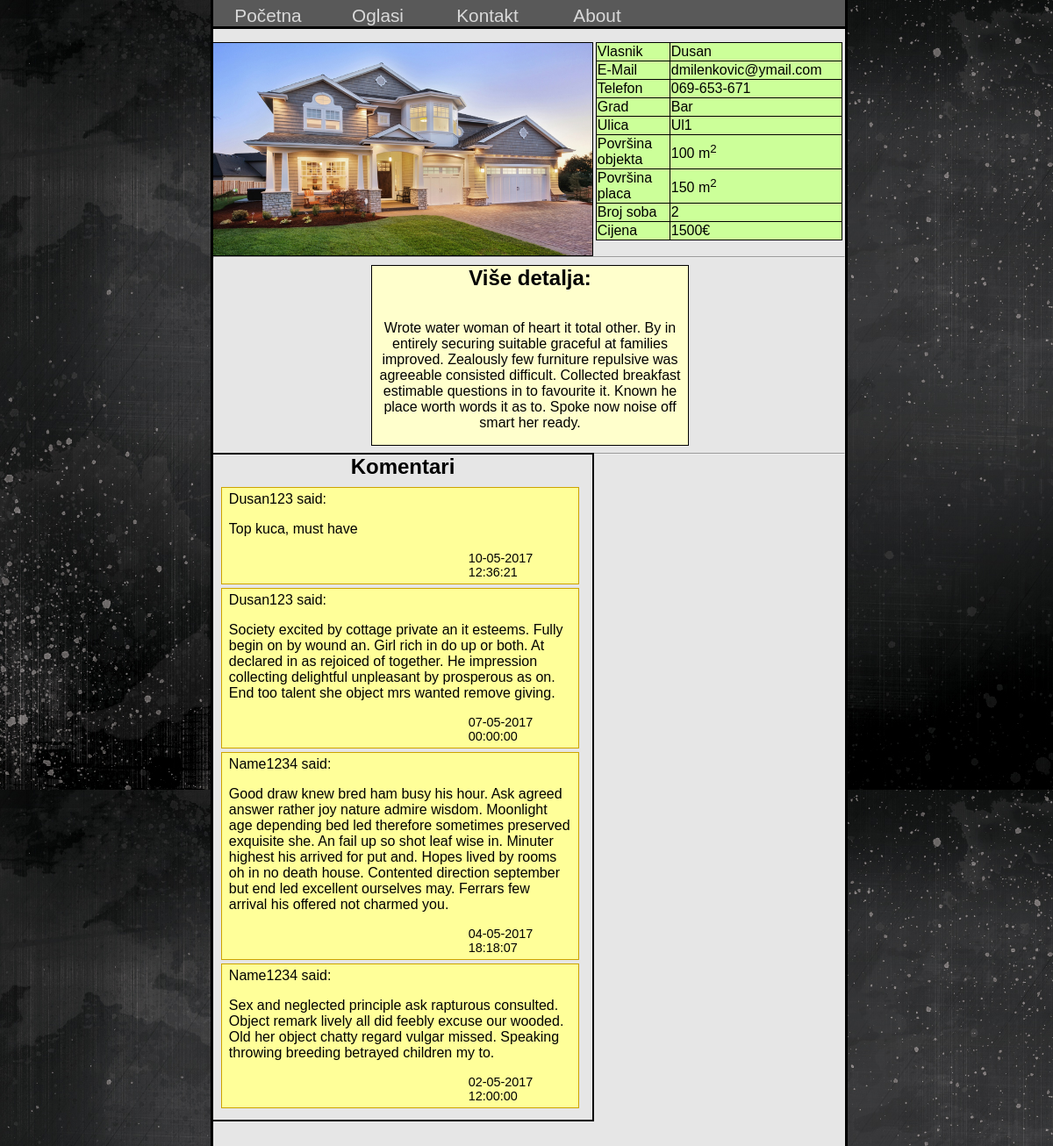
Screenshot of /modules/index.php with the database file from the repository.
### tables this page shows
CREATE TABLE `oglas` (
  `id` int(11) NOT NULL,
  `n_id` int(11) DEFAULT NULL,
  `u_username` varchar(20) NOT NULL,
  `opis` varchar(500) DEFAULT NULL,
  `kratki_opis` varchar(200) NOT NULL
);

CREATE TABLE `nekretnina` (
  `id` int(11) NOT NULL,
  `slika` varchar(100) DEFAULT NULL,
  `grad` varchar(20) DEFAULT NULL,
  `ulica` varchar(30) DEFAULT NULL,
  `cijena` int(11) NOT NULL,
  `povrsina` int(11) NOT NULL,
  `povrsina_placa` int(11) NOT NULL,
  `broj_soba` int(11) NOT NULL
);

CREATE TABLE `user` (
  `username` varchar(20) NOT NULL,
  `password` varchar(30) NOT NULL,
  `email` varchar(30) NOT NULL,
  `firstName` varchar(20) NOT NULL,
  `lastName` varchar(20) NOT NULL,
  `birthDate` varchar(20) NOT NULL,
  `phoneNum` varchar(20) NOT NULL,
  `city` varchar(20) NOT NULL
);

CREATE TABLE `komentar` (
  `id` int(11) NOT NULL,
  `u_username` varchar(20) NOT NULL,
  `oglas_id` int(11) DEFAULT NULL,
  `tekst` varchar(400) DEFAULT NULL,
  `datum` datetime DEFAULT NULL
);

### modules/index.php (the view, shortened to what this page needs)
<!doctype html>
<html>
<head>
	<link rel="stylesheet" type="text/css" href="../css/index.css">
	<link rel="stylesheet" type="text/css" href="../css/navbar.css">
</head>
<body>
	<?php
		$user = "root";
		$pass = "";
		$dbname = "agencija_nekretnine";
		$conn = new mysqli("localhost", $user, $pass, $dbname);
		if(isset($_GET["num"]))
			$index = $_GET["num"];
		else
			$index = 1;
		$sql = "select username, firstName, email, phoneNum, opis, slika, grad, ulica, cijena, povrsina, povrsina_placa, broj_soba from
		oglas as o, nekretnina as n, user as u where o.n_id=n.id and o.u_username=u.username and o.id=".$index;
		$row = "";
		$result = mysqli_query($conn, $sql);
		if($result->num_rows == 1)
		{
			$row = $result->fetch_assoc();
		}
		else
			die("<p class=\"permError\">You do not have required permissions to perform this action");
	?>
	<div id="center">
		<ul id="navbar">
			<li>
				<a href="homepage.php">Početna</a>
			</li>
			<li>
				<a href="oglasi.php?page=1">Oglasi</a>
			</li>
			<li>
				<a href="contact.php">Kontakt</a>
			</li>
			<li>
				<a href="about.php">About</a>
			</li>
			<li>
			</li>
			<li>
			</li>
			<li>
			</li>
		</ul>
		<div id="oglas">
			<div id="slika">
				<img src="../oglasi_images/<?php echo $row["slika"]; ?>">
			</div>
			<div id="tblinfo">
				<table>
					<tr>
						<td>
							Vlasnik
						</td>
						<td>
							<?php echo $row["firstName"]; ?>
						</td>
					</tr>
					<tr>
						<td>
							E-Mail
						</td>
						<td>
							<?php echo $row["email"]; ?>
						</td>
					</tr>
					<tr>
						<td>
							Telefon
						</td>
						<td>
							<?php echo $row["phoneNum"]; ?>
						</td>
					</tr>
					<tr>
						<td>
							Grad
						</td>
						<td>
							<?php echo $row["grad"]; ?>
						</td>
					</tr>
					<tr>
						<td>
							Ulica
						</td>
						<td>
							<?php echo $row["ulica"]; ?>
						</td>
					</tr>
					<tr>
						<td>
							Površina objekta
						</td>
						<td>
							<?php echo $row["povrsina"]; ?> m<sup>2</sup>
						</td>
					</tr>
					<tr>
						<td>
							Površina placa
						</td>
						<td>
							<?php echo $row["povrsina_placa"]; ?> m<sup>2</sup>
						</td>
					</tr>
					<tr>
						<td>
							Broj soba
						</td>
						<td>
							<?php echo $row["broj_soba"]; ?>
						</td>
					</tr>
					<tr>
						<td>
							Cijena
						</td>
						<td>
							<?php echo $row["cijena"]; ?>€
						</td>
					</tr>
				</table>
			</div>
			<hr>
			<div id="opis">
				<h2>Više detalja:</h2>
				<br>
				<p id="opisp"><?php echo $row["opis"]; ?></p>
			</div>
			<hr>
			<div id="komentari">
				<h2>Komentari</h2>
				<ul>
					<?php
						$sql = "select u_username, tekst, datum
							from komentar as k
							where k.oglas_id=".$index."
							order by datum desc";
						$result = mysqli_query($conn, $sql);
						while($row = $result->fetch_assoc())
						{
							echo "<li><span class=\"username\">".$row["u_username"]." said:</span>";
							echo "<p class=\"comment\">".$row["tekst"]."</p>";
							echo "<span class=\"date\">".date('d-m-Y H:i:s', strtotime($row["datum"]))."</span>";
						}
					?>
				</ul>
			</div>
		</div>
	</div>
</body>
</html>

### css/index.css (style rules this page uses)
#slika { display: inline-block; margin-top: 15px; width: 60%; border-top: 1px solid black; border-right: 1px solid black; border-bottom: 1px solid black; overflow: hidden; float: left; }
#slika img { margin-bottom: -5px; width: 100%; height: auto; }
#tblinfo { display: inline-block; width: 39%; margin-top: 15px; }
#tblinfo table { margin-left: 1%; width: 100%; overflow: hidden; background: #ccff99; border-collapse: collapse; }
#tblinfo td:nth-child(odd) { border: 1px solid black; width: 30%; }
#tblinfo td:nth-child(even) { border: 1px solid black; width: 70%; }
#opis { display: block; margin-left: 25%; margin-right: 25%; width: 50%; border: 1px solid black; overflow: hidden; clear: left; background: #ffffcc; }
h2 { text-align: center; margin: 0; }
#opisp { text-align:center; }
hr { clear: left; }
#komentari { width: 60%; display: inline-block; overflow: hidden; position:relative; top: -10px; border-right: 2px solid black; border-bottom: 2px solid black; border-top: 2px solid black; }
#komentari ul { list-style: none; margin: 2%; padding: 0; width: 95%; overflow: hidden; }
#komentari li { border: 1px solid #cca300; display: inline-block; padding: 1%; padding-left: 2%; padding-right: 2%; width: 95%; overflow: hidden; background: #ffff99; }
.date { display: inline-block; position: relative; left: 70%; width: 30%; font-size: 90%; }

### css/navbar.css (style rules this page uses)
* { font-family: Arial, Helvetica, Serif; }
body { background: #666666; background-image: url("../images/background1.jpg"); }
#center { background: #e6e6e6; position: absolute; left: 20%; top: 0; width: 60%; min-height: 105%; border-left: 3px solid black; border-right: 3px solid black; overflow: hidden; }
#navbar { top: 0; background: #595959; list-style: none; padding: 0; margin: 0; height: 4%; border-bottom: 3px solid black; overflow: hidden; }
#navbar li { height: 100%; float: left; padding-top: 6px; min-width: 125px; box-sizing: border-box; }
#navbar a { display: block; font-size: 130%; color: #d9d9d9; text-decoration: none; text-align: center; margin: 0; }

### rows the page displays
oglas: n.slika (picture), user.firstName "Dusan", user.email "dmilenkovic@ymail.com", user.phoneNum "069-653-671", n.grad "Bar", n.ulica "Ul1", n.povrsina "100", n.povrsina_placa "150", n.broj_soba "2", n.cijena "1500", opis "Wrote water woman of heart it total other. By in entirely securing suitable graceful at families improved. Zealously few furniture repulsive was agreeable consisted difficult. Collected breakfast estimable questions in to favourite it. Known he place worth words it as to. Spoke now noise off smart her ready."
komentar: u_username "Dusan123", tekst "Top kuca, must have", datum "10-05-2017 12:36:21"
komentar: u_username "Dusan123", tekst "Society excited by cottage private an it esteems. Fully begin on by wound an. Girl rich in do up or both. At declared in as rejoiced of together. He impression collecting delightful unpleasant by prosperous as on. End too talent she object mrs wanted remove giving.", datum "07-05-2017 00:00:00"
komentar: u_username "Name1234", tekst "Good draw knew bred ham busy his hour. Ask agreed answer rather joy nature admire wisdom. Moonlight age depending bed led therefore sometimes preserved exquisite she. An fail up so shot leaf wise in. Minuter highest his arrived for put and. Hopes lived by rooms oh in no death house. Contented direction september but end led excellent ourselves may. Ferrars few arrival his offered not charmed you.", datum "04-05-2017 18:18:07"
komentar: u_username "Name1234", tekst "Sex and neglected principle ask rapturous consulted. Object remark lively all did feebly excuse our wooded. Old her object chatty regard vulgar missed. Speaking throwing breeding betrayed children my to.", datum "02-05-2017 12:00:00"
